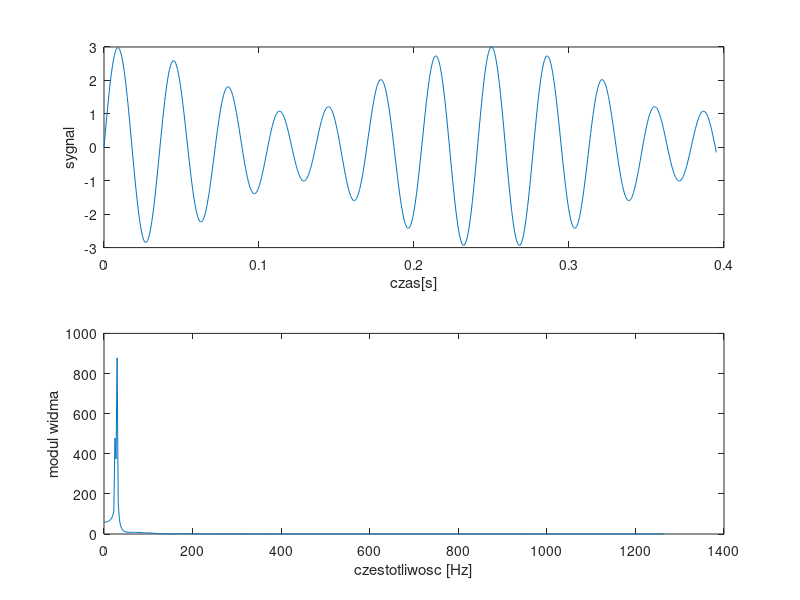
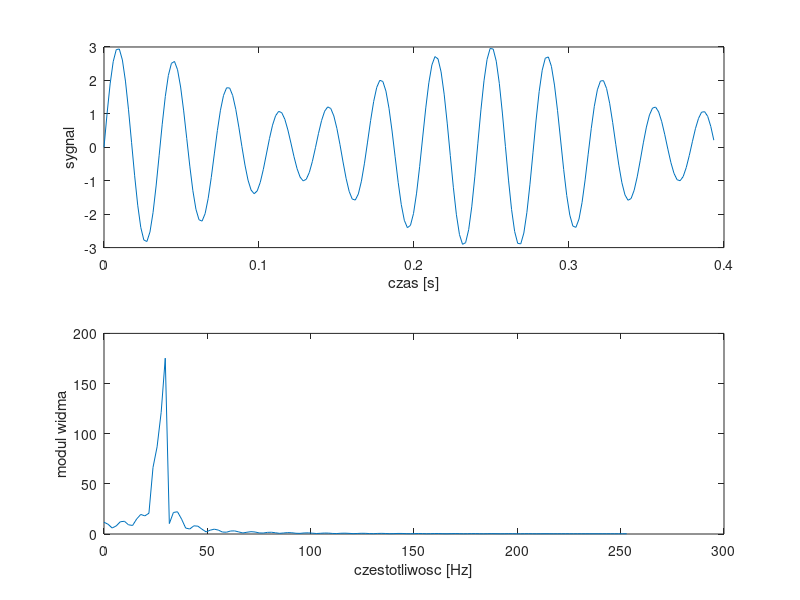

The MATLAB source for these figures, in order:
close all;
clear all;

ab=25;
cd=29;
ef=39;
fp=2529;	% czestotliwosc
N=1000;		% dlugosc sygnalu

t=0:1/fp:(N-1)/fp;

x=sin(2*pi*ab*t)+sin(2*pi*cd*t)+sin(2*pi*cd*t);
subplot (211);
plot (t,x);
xlabel ('czas[s]');
ylabel ('sygnal');


Nf = 2^nextpow2(N);
N21=Nf/2 +1;
f=linspace (0, fp/2, N21);
vx = fft (x, Nf);
wx=abs(vx);
subplot(212)
plot(f,wx(1:N21))
xlabel('czestotliwosc [Hz]')
ylabel('modul widma')

dr=5;
y=decimate(x,dr);
Ny=length(y);
fpy=fp/dr;
ty=(0:Ny-1)*1/fpy;
figure(2)
subplot(211)
plot(ty,y)
xlabel('czas [s]')
ylabel('sygnal')

Nfy=2^nextpow2(Ny);
N21y=Nfy/2 +1;
fy=linspace(0,fpy/2,N21y);
vy=fft(y,Nfy);
wy=abs(vy);
subplot(212)
plot(fy,wy(1:N21y));
xlabel('czestotliwosc [Hz]');
ylabel('modul widma')

